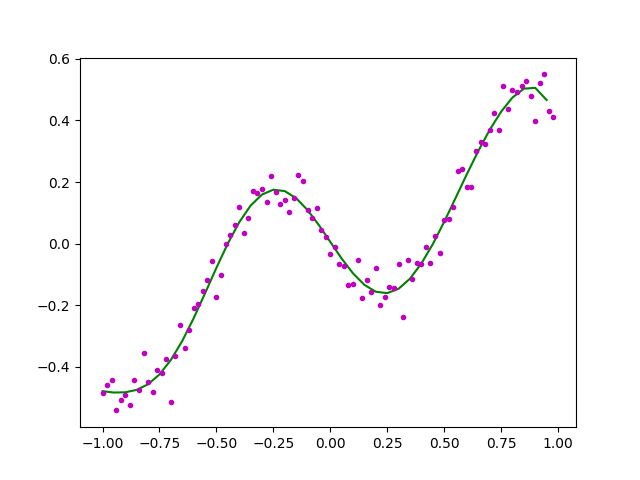

The script that drew this image:
#!/usr/bin/env python
# -*- coding: utf-8 -*-
import numpy as np
import pandas as pd
import matplotlib.pyplot as plt
import math
import random

fig = plt.figure()
ax = fig.add_subplot(111)

x = np.arange(-1,1,0.02)
y = [((a*a-1)*(a*a-1)*(a*a-1)+0.5)*np.sin(a*2) for a in x]
y_noise = y+np.random.normal(0, 0.05, len(y))

def polynomial(x,a):
    y=0
    for i in range(len(a)):
        y+=a[i]*x**i
    return y

if __name__ == "__main__":
    order=9
    A = np.zeros((len(x),order+1))
    for j in range(0,order+1):
        A[:,j] = x**j
    AA = np.dot(A.T,A)
    BB = np.dot(A.T,y_noise.reshape(-1,1))
    a=np.linalg.solve(AA,BB)

    x_estimate=np.arange(-1,1,0.05)
    y_estimate = [polynomial(x,a) for x in x_estimate]

    ax.plot(x_estimate,y_estimate,color='g',linestyle='-',marker='')
    ax.plot(x, y_noise, color='m', linestyle='', marker='.')

    plt.show()
